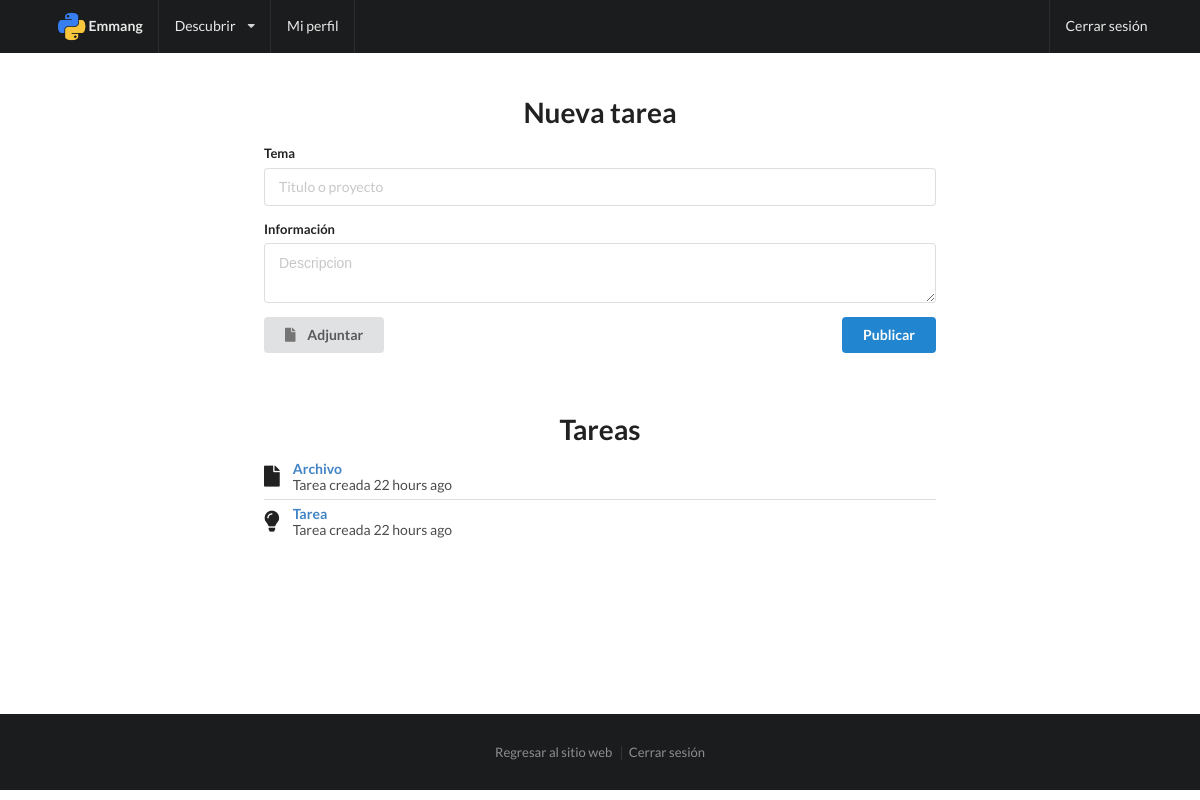
Screenshot of /portal/tareas/ (signed in) with the database file from the repository.
### emmang/models.py (models this page shows, shortened)
class Tarea(models.Model):
    creador = models.ForeignKey('emmang.Empleado', related_name='tareas')
    tema = models.CharField(max_length=100)
    texto = models.TextField()
    fecha = models.DateTimeField()
    archivo = models.FileField(upload_to='docs/', null=True, blank=True)
    class Meta:
        verbose_name = "Tarea"
        verbose_name_plural = "Tareas"

### emmang/views.py (the view)
# urls.py: url(r'^portal/tareas/$', views.tareas, name='tareas'),
@login_required
def tareas(request):
    if request.method == 'POST':
        form = TareaForm(request.POST, request.FILES)
        if form.is_valid():
            tarea = form.save(commit=False)
            tarea.creador = request.user.empleado
            tarea.fecha = timezone.now()
            tarea.save()
            message = tarea.tema
    else:
        form = TareaForm()
        message = False
    tareas = Tarea.objects.all().order_by('-fecha')
    return render(request, 'emmang/tareas.html', {'form':form,'message':message,'tareas':tareas})

### emmang/forms.py
class TareaForm(forms.ModelForm):
    tema = forms.CharField()
    texto = forms.CharField(widget=forms.Textarea)
    archivo = forms.FileField(required=False)
    class Meta:
        model = Tarea
        fields = ['tema','texto','archivo']

### emmang/templates/emmang/tareas.html (shortened to what this page needs)
{% extends 'emmang/base.html' %}
{% load staticfiles %}
{% load humanize %}
{% block content %}
{% include 'emmang/navbar.html' %}
<div class="ui main text container contenido-portal">
  <div class="ui basic segment">
    <h1 class="ui center aligned header">Nueva tarea</h1>
    <form class="ui form" action="" method="post" enctype="multipart/form-data">
      <div class="field">
        <label>Tema</label>
        <input type="text" name="tema" placeholder="Titulo o proyecto" required="">
      </div>
      <div class="field">
        <label>Información</label>
        <textarea rows="2" name="texto" placeholder="Descripcion" required=""></textarea>
      </div>
      <div class="ui left floated button" id="divUpload">
          <i class="file icon"></i> <span id="file-name">Adjuntar</span>
      </div>
      <button type="submit" class="ui primary right floated button">Publicar</button>
    </form>
  </div>
  <div class="ui basic separated segment">
    <h1 class="ui center aligned header">Tareas</h1>
    <div class="ui relaxed divided list">
      {% for tarea in tareas %}
      <div class="item">
        {% if tarea.archivo %}
          <i class="large file middle aligned icon"></i>
        {% else %}
          <i class="large idea middle aligned icon"></i>
        {% endif %}
        <div class="content">
          <a class="header" href="{% url 'emmang:tarea' pk=tarea.pk %}">{{tarea.tema}}</a>
          <div class="description">Tarea creada {{tarea.fecha|naturaltime|lower}}</div>
        </div>
      </div>
      {% endfor %}
    </div>
  </div>
</div>
{% include 'emmang/footer.html' %}
{% endblock content %}

### emmang/static/css/sass_emmang.css (style rules this page uses)
body { height:auto }
.contenido-portal { margin-top:6rem;min-height:70vh }
.ui.separated.segment,.ui.separated.comments { margin-top:5rem }

### rows the page displays
Tarea: tema "Archivo", fecha "22 hours ago"
Tarea: tema "Tarea", fecha "22 hours ago"
